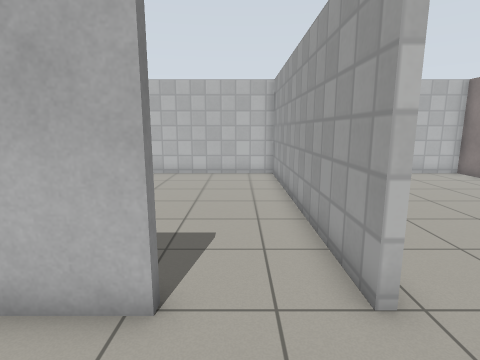
view 1 (above)

19 first-person views from a walk through a Gazebo world. The camera is 1.2 m above the floor, tilts 10° down and sees 80° across. The floor is counted in squares, 0.5 m on a side. Each view is taken from the middle of a square. On the plan, view 1 faces up. The plan holds only what a view shows up to about 18 squares ahead; the rest is blank. Robots are left out. Simple patterns stand in for the simulator's built-in surfaces.

view 2
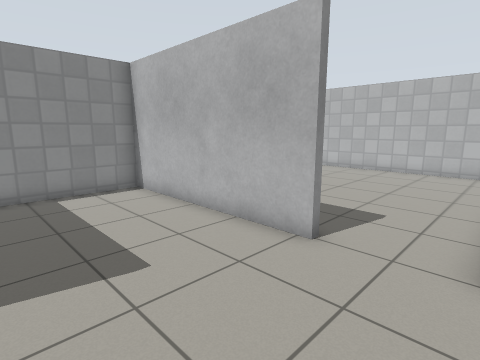

view 3
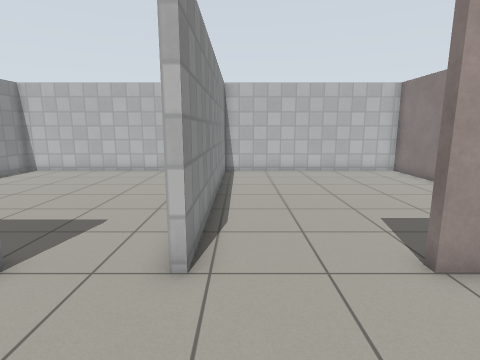

view 4
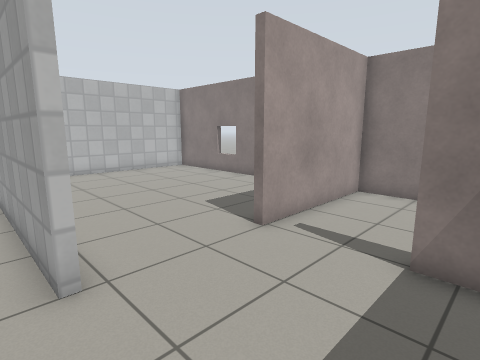

view 5
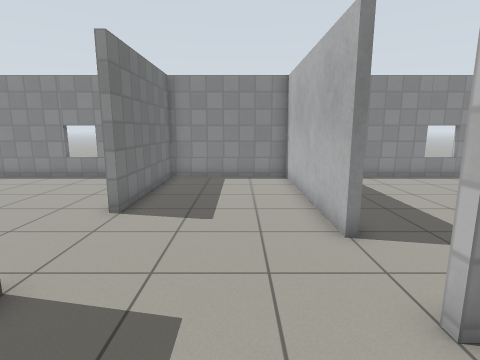

view 6
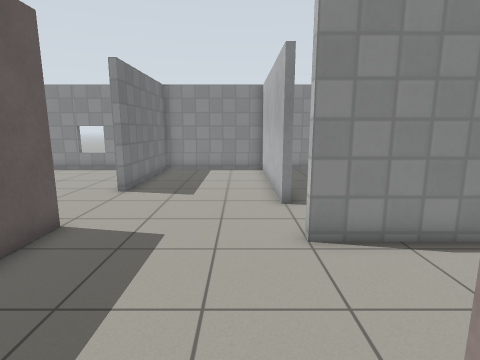

view 7
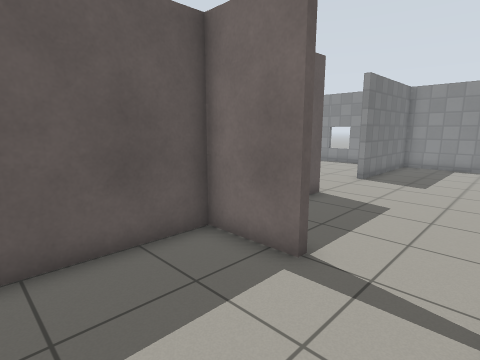

view 8
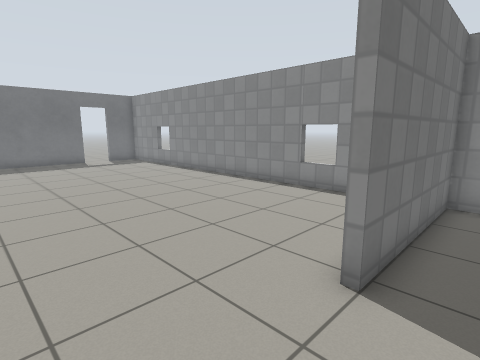

view 9
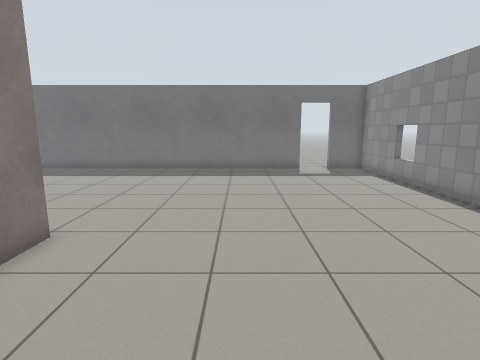

view 10
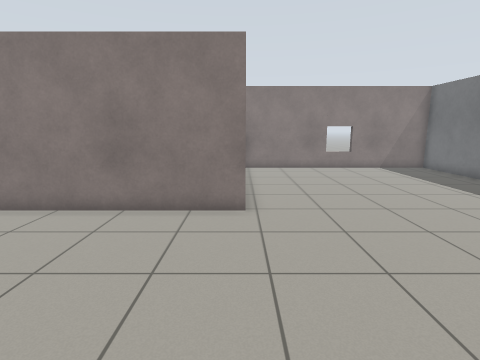

view 11
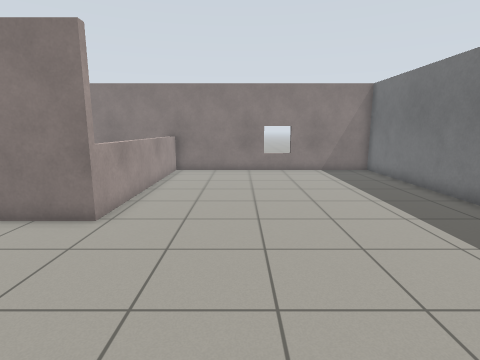

view 12
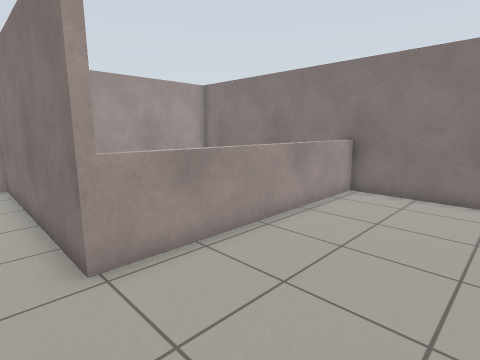

view 13
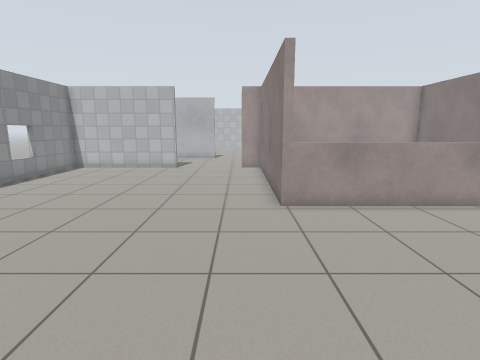

view 14
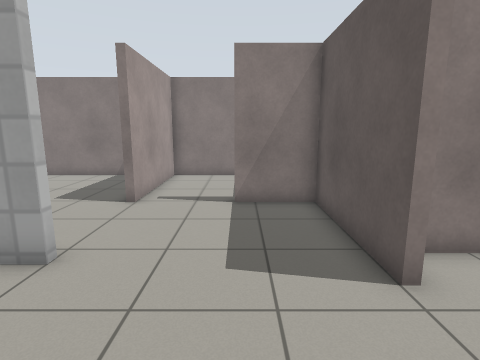

view 15
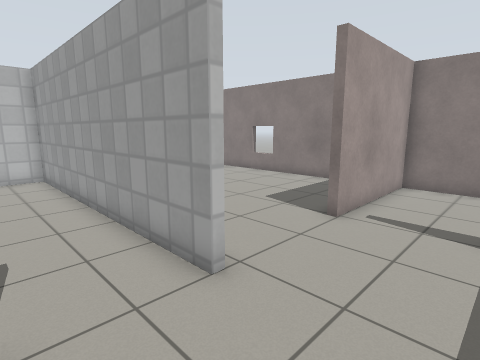

view 16
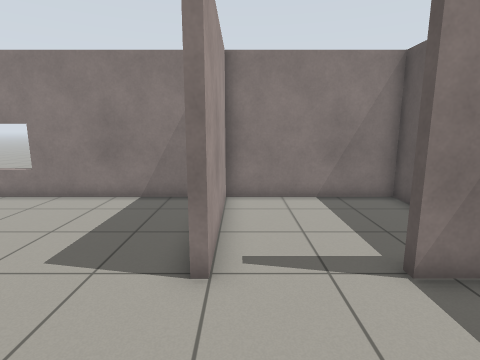

view 17
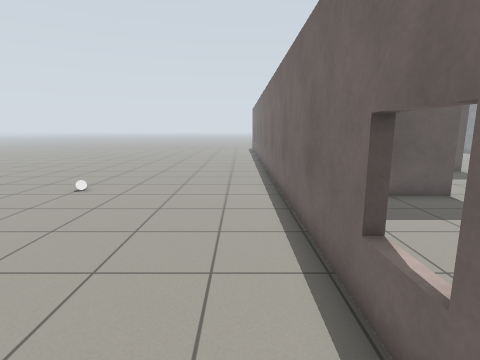

view 18
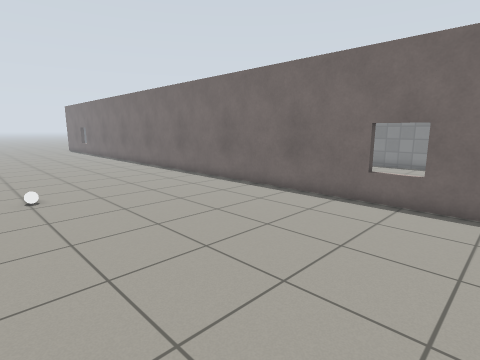

view 19
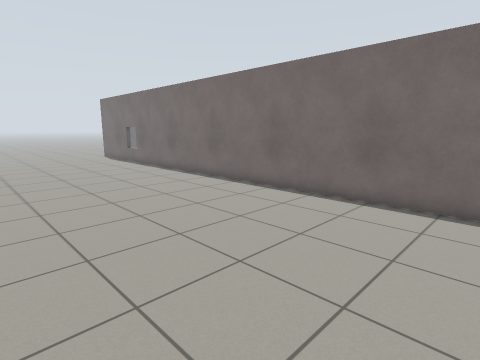

### Floor plan
Ten units are one square. View 1 is at (0, 0); x grows to the right and y downward. Boxes are objects, and circles mark ways between rooms. Rooms are numbered by the first view taken in them; rooms with no view inside come last. Other rooms are left out.
<svg viewBox="-100 -162 310 407">
<path fill="none" stroke="#000" d="M10 25 63 25 63 -3M-11 -38 -11 -34 -95 -34 -95 25 -30 25M18 -34 18 -44M66 -3 66 25 121 25 121 -34 63 -34M-57 237 121 237 121 120M121 122 23 122 23 28 11 28M-30 28 -95 28 -95 237 -75 237M124 -134 124 135M18 -44 18 -157 -95 -157 -95 -51M63 -34 63 -38 86 -38M121 -49 121 -157 21 -157 21 -34"/>
<rect x="195" y="-35" width="10" height="10" fill="#bbb"><title>other object</title></rect>
<circle cx="70" cy="-20" r="3" fill="#2a7"/>
<circle cx="-10" cy="30" r="3" fill="#2a7"/>
<circle cx="0" cy="-40" r="3" fill="#2a7"/>
<circle cx="45" cy="-40" r="3" fill="#2a7"/>
<circle cx="-65" cy="240" r="3" fill="#2a7"/>
<text x="-10" y="0">1</text>
<text x="90" y="-10">2</text>
<text x="0" y="150">3</text>
<text x="160" y="40">4</text>
<text x="-40" y="-100">5</text>
<text x="70" y="-100">6</text>
</svg>
Room 1 opens to room 2. Room 1 opens to room 3. Room 1 opens to room 5. Room 1 opens to room 6. Room 3 opens to room 4.

Where each view was taken, in squares from view 1:
view 1: 0 up, 0 right, facing up
view 2: 2 down, 2 right, facing up-left
view 3: 1 down, 3 right, facing up
view 4: 1 down, 1 right, facing up-right
view 5: 1 up, 5 right, facing left
view 6: 2 up, 8 right, facing left
view 7: 3 up, 11 right, facing down-left
view 8: 1 down, 1 right, facing down-left
view 9: 6 down, 2 left, facing down
view 10: 12 down, 6 left, facing right
view 11: 16 down, 5 left, facing right
view 12: 17 down, 1 right, facing up-right
view 13: 21 down, 1 right, facing up
view 14: 0 up, 3 left, facing right
view 15: 0 up, 1 left, facing up-right
view 16: 3 up, 2 right, facing right
view 17: 14 up, 14 right, facing down
view 18: 14 up, 22 right, facing down-left
view 19: 3 up, 22 right, facing down-left
